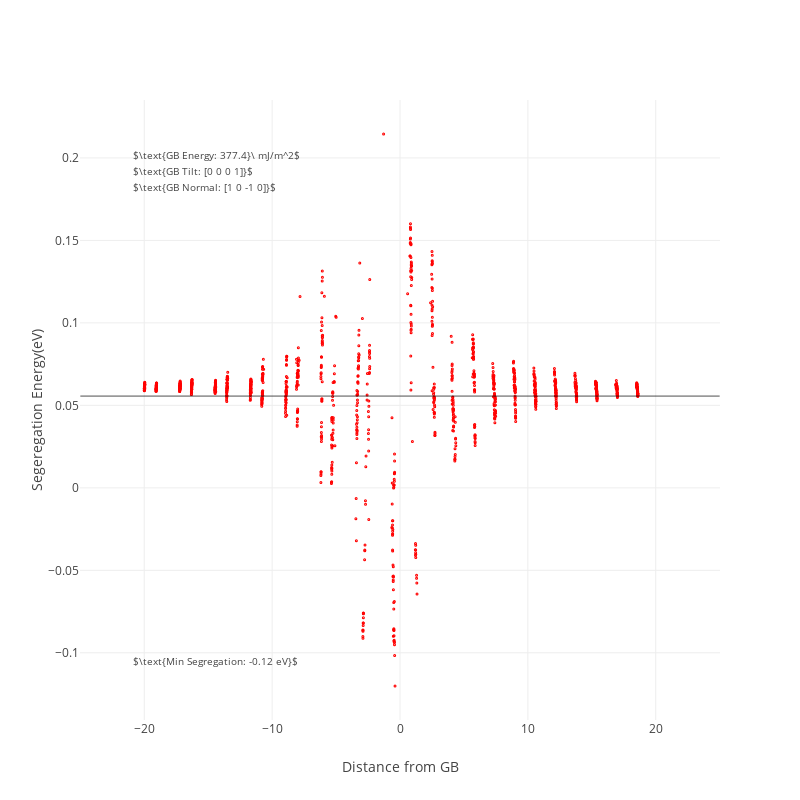

Notebook code cell kept with this figure:
### Code cell
draw_peratom_energy(mat , 15)

### Figure 1 — Plotly figure (JSON) as saved in the notebook; plotly's stock layout.template omitted (floating-point values rounded to 4 significant figures; data arrays with more than 128 entries replaced by an {"elided": "..."} marker saying what was removed)
{"data": [{"marker": {"color": "red", "size": 3, "symbol": "circle-dot"}, "mode": "markers", "name": "Test", "type": "scatter", "uid": "5e5d5926-b148-4cbb-9c12-b862a8e1207d", "x": {"elided": "1305 float values"}, "y": {"elided": "1305 float values"}}], "layout": {"annotations": [{"font": {"size": 10}, "showarrow": false, "text": "$\\text{GB Energy: 377.4}\\ mJ/m^2$", "x": 0.08, "xref": "paper", "y": 0.925, "yref": "paper"}, {"font": {"size": 10}, "showarrow": false, "text": "$\\text{GB Tilt: [0 0 0 1]}$", "x": 0.08, "xref": "paper", "y": 0.9, "yref": "paper"}, {"font": {"size": 10}, "showarrow": false, "text": "$\\text{GB Normal: [1 0 -1 0]}$", "x": 0.08, "xref": "paper", "y": 0.875, "yref": "paper"}, {"font": {"size": 10}, "showarrow": false, "text": "$\\text{Min Segregation: -0.12 eV}$", "x": 0.08, "xref": "paper", "y": 0.08, "yref": "paper"}], "autosize": false, "height": 800, "shapes": [{"line": {"width": 0.7}, "type": "line", "x0": -25, "x1": 25, "y0": 0.05564, "y1": 0.05564}], "width": 800, "xaxis": {"title": {"text": "Distance from GB"}, "zeroline": false}, "yaxis": {"title": {"text": "Segeregation Energy(eV)"}, "zeroline": false}}}
